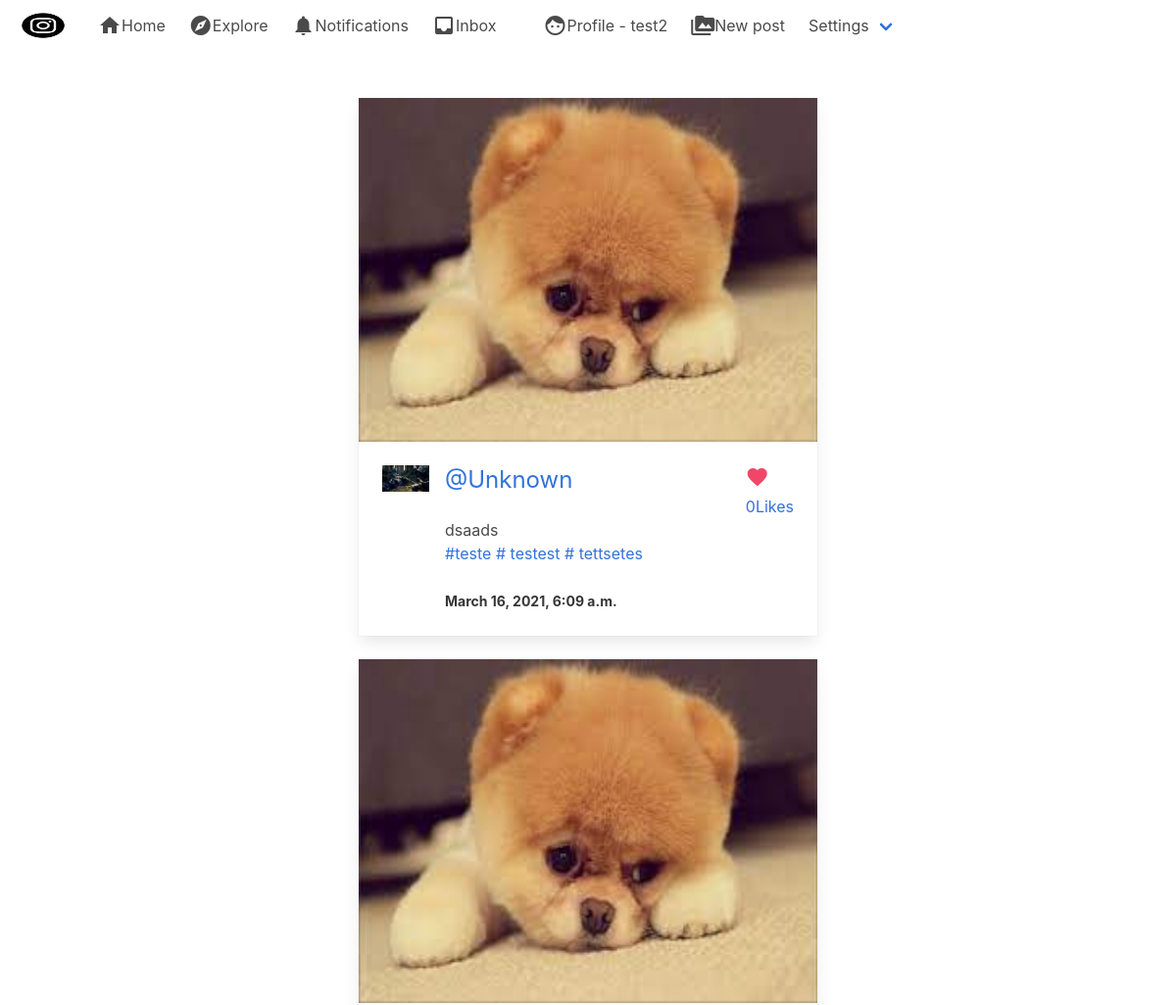
Page /post/ (signed in, upper part) on the earlier database version.
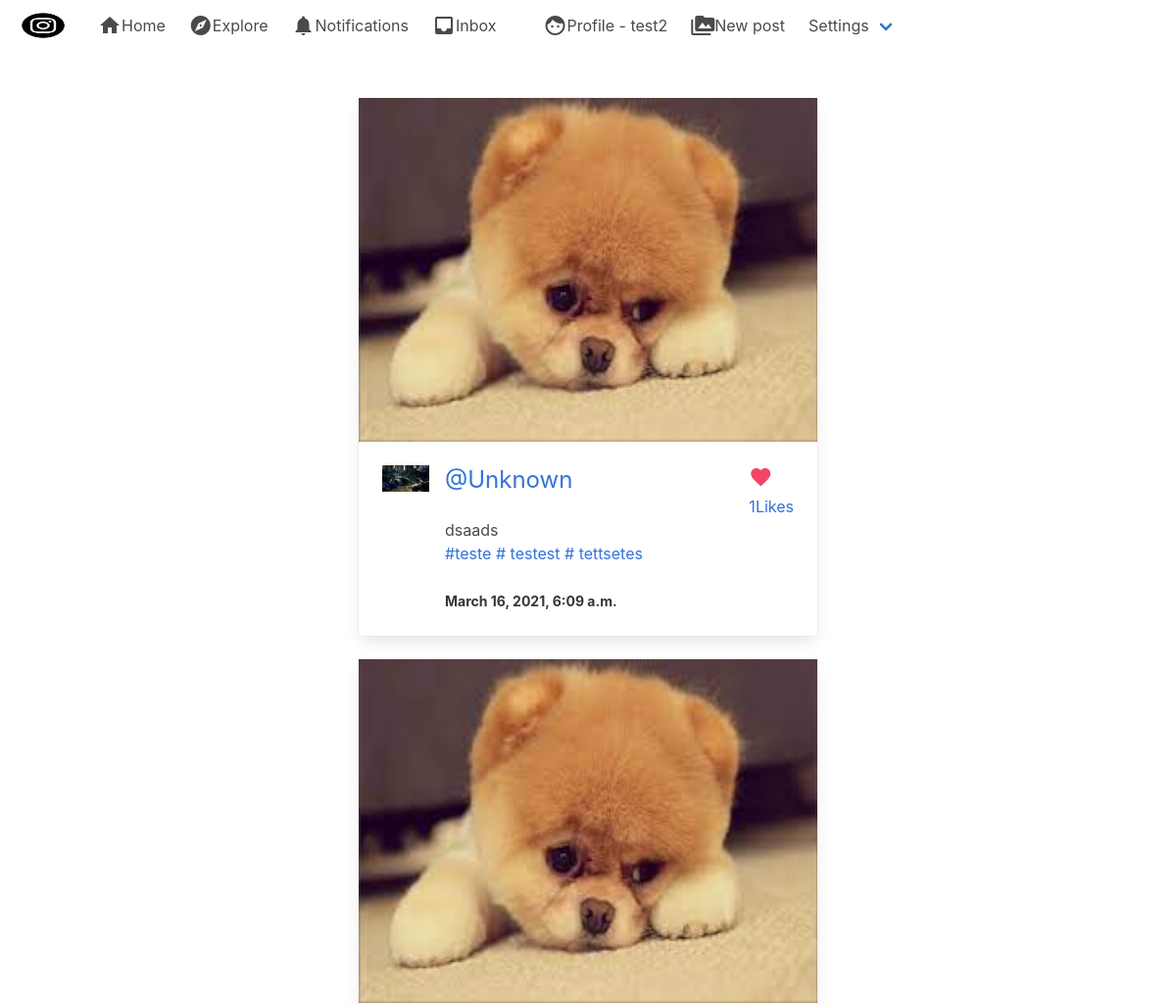
Same page on the later database version.
### post/models.py (models this page shows, shortened)
class Post(models.Model):
    id = models.UUIDField(primary_key=True, default=uuid.uuid4, editable=False)
    picture = models.ImageField(upload_to=user_directory_path, verbose_name='Picture', null=False)
    caption = models.TextField(max_length=1500, verbose_name='Caption')
    posted = models.DateTimeField(auto_now_add=True)
    tags = models.ManyToManyField(Tag, related_name='tags')
    user = models.ForeignKey(User, on_delete=models.CASCADE)
    likes = models.IntegerField(default=0)
    def get_absolute_url(self):
        return reverse('postdetails', args=[str(self.id)])

### authy/models.py (models this page shows, shortened)
class Profile(models.Model):
    user = models.OneToOneField(User, on_delete=models.CASCADE, related_name='profile')
    first_name = models.CharField(max_length=50, null=True, blank=True)
    last_name = models.CharField(max_length=50, null=True, blank=True)
    location = models.CharField(max_length=50, null=True, blank=True)
    url = models.CharField(max_length=80, null=True, blank=True)
    profile_info = models.TextField(max_length=150, null=True, blank=True)
    created = models.DateField(auto_now_add=True)
    favorites = models.ManyToManyField(Post)
    picture = models.ImageField(upload_to=user_directory_path, blank=True, null=True, verbose_name='Picture')

### post/views.py (the view)
# urls.py: path('', index, name='index'),
@login_required
def index(request):
    user = request.user
    posts = Stream.objects.filter(user=user)
    group_ids = []
    for post in posts:
        group_ids.append(post.post_id)
    post_items = Post.objects.filter(id__in=group_ids).all().order_by('-posted')
    template = loader.get_template('index.html')
    context = {
        'user': user,
        'post_items': post_items,
    }
    return HttpResponse(template.render(context, request))

### post/models.py (called while the page is built)
    def get_absolute_url(self):
        return reverse('tags', args=[self.slug])

    def __str__(self):
        return self.title

### instagram_clone/templates/index.html
{% extends 'base.html' %}
{% load static %}
{% block content %}
<div class="columns is-mobile is-centered">
    <div class="column is-half">
        {% for post_item in post_items %}
        <div class="card">
            <div class="card-image">
                <figure class="image is-4by3">
                    <a href="{{ post_item.get_absolute_url }}">
                        <img src="{{ post_item.picture.url }}" alt="Placeholder image">
                    </a>
                </figure>
            </div>
            <div class="card-content">
                <div class="media">
                    <div class="media-left">
                        <figure class="image is-48x48">
                            {% if post_item.user.profile.picture %}
                            <img src="{{ post_item.user.profile.picture.url }}" alt="Placeholder image">
                            {% else %}
                            <img src="https://bulma.io/images/placeholders/96x96.png" alt="Placeholder image">
                            {% endif %}
                        </figure>
                    </div>
                    <div class="media-content">
                        <p class="subtitle is-4">
                            <a href="{% url 'profile' post_item.user  %}">
                                {% if post_item.user.profile.first_name %}
                                @{{ post_item.user.profile.first_name }}
                                {{ post_item.user.profile.last_name }}
                                {% else %}
                                @Unknown
                                {% endif %}
                            </a>
                        </p>
                        {{ post_item.caption }}
                        <p>{% for tag in post_item.tags.all %}
                            <a href="{{ tag.get_absolute_url }}">
                                #{{ tag }}
                            </a>
                            {% endfor %}
                        </p>
                        <br>
                        <strong><small>{{ post_item.posted }}</small></strong>
                    </div>
                    <div class="media-right">
                        <a href="{% url 'postlike' post_item.id %}">
                            <i class="material-icons has-text-danger">favorite</i>
                            <p>{{ post_item.likes }}Likes</p>
                        </a>
                    </div>
                </div>
            </div>
        </div>
        <br>
        {% endfor %}
    </div>
</div>
{% endblock %}

Differences in the rows shown:
changed Post "dsaads": likes "0" → "1"
